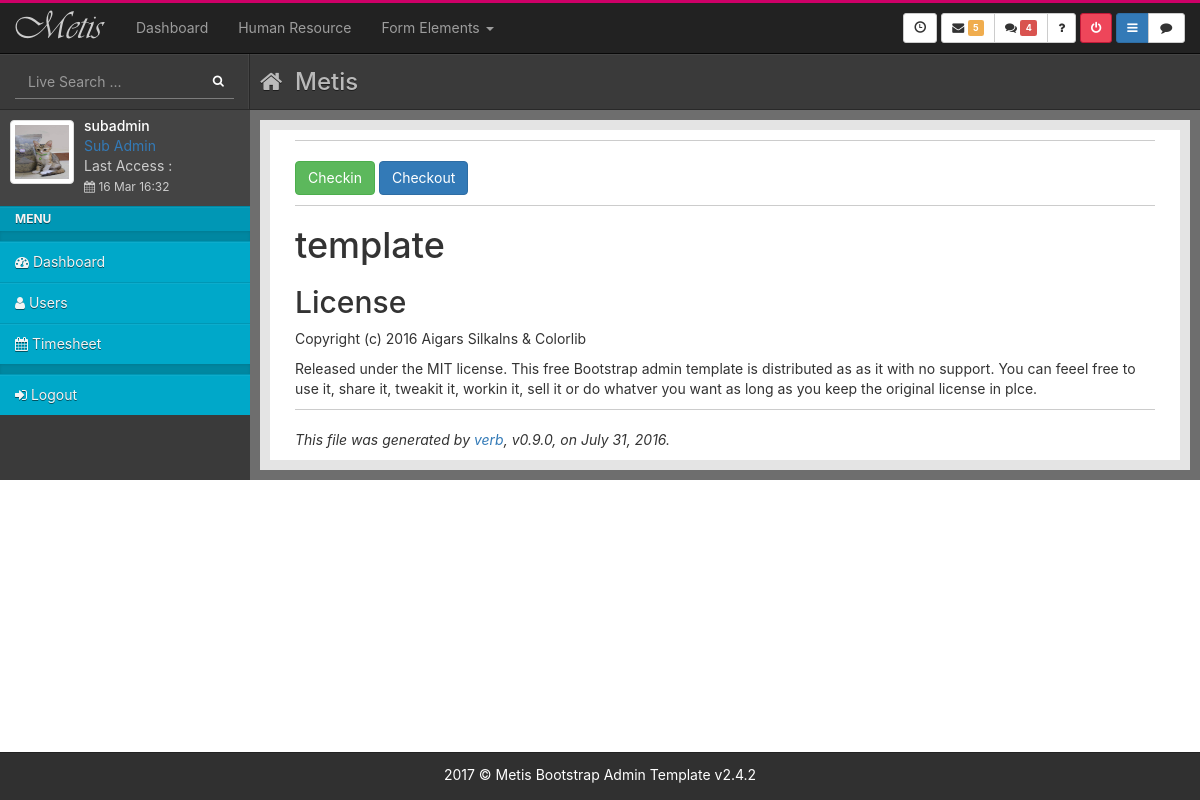
/ (signed in), run on an earlier commit of the app's database.
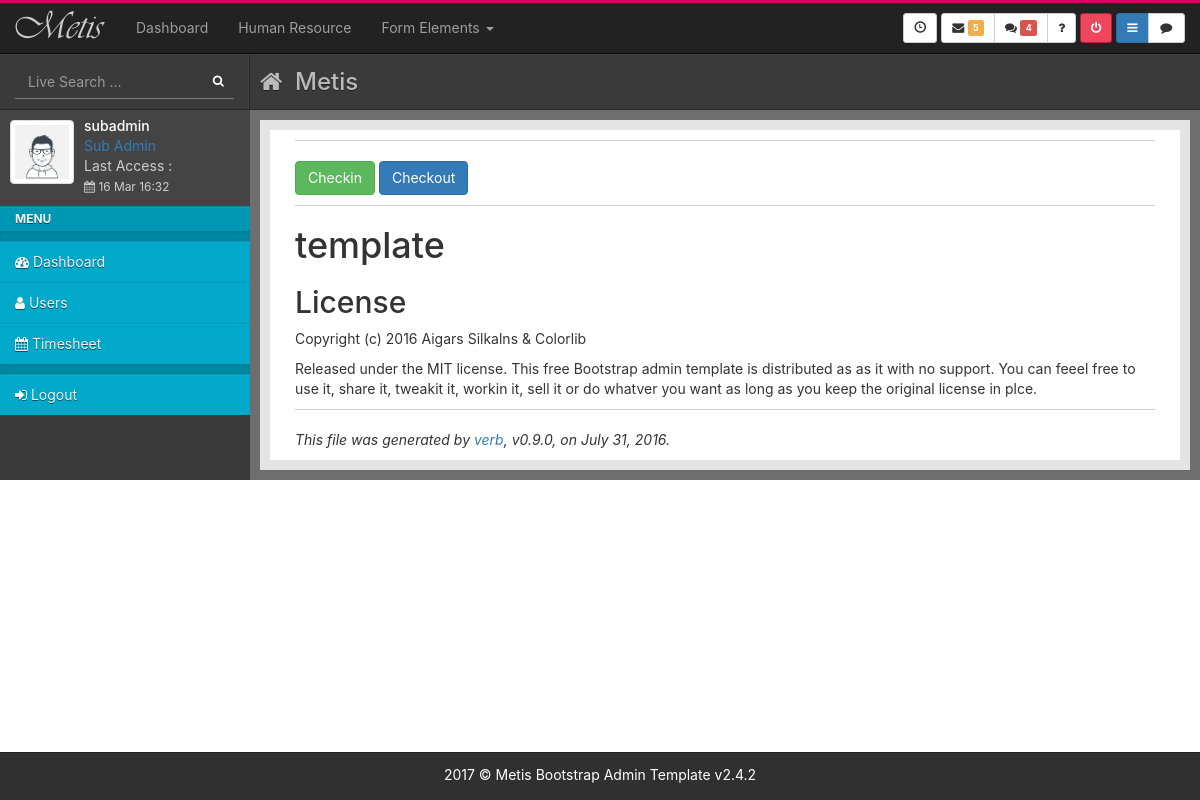
And on a later commit of the database.
### core/models.py (models this page shows, shortened)
class User(AbstractBaseUser, PermissionsMixin):
    username = models.CharField(_("username"), max_length=100, unique=True, validators=[UnicodeUsernameValidator()], error_messages={"unique": _("A user with that username already exists."),})
    email = models.EmailField(_("email address"), blank=True)
    is_staff = models.BooleanField(_("staff status"), default=False,)
    is_active = models.BooleanField(_("active"), default=True)
    date_joined = models.DateTimeField(_("date joined"), default=timezone.now)
    objects = UserManager()
    EMAIL_FIELD = "email"
    USERNAME_FIELD = "username"
    class Meta:
        verbose_name = _("user")
        verbose_name_plural = _("users")

class Profile(models.Model):
    user = models.OneToOneField(User, on_delete=models.CASCADE)
    first_name = models.CharField(_("first name"), max_length=100, blank=True)
    last_name = models.CharField(_("last name"), max_length=100, blank=True)    # Surname
    phone = models.CharField(_("phone"), max_length=100, blank=True, null=True)
    birthday = models.DateField(_("birthday"), max_length=10, blank=True, null=True)
    gender = models.CharField(_("gender"), max_length=100, blank=True, choices=GENDER_CHOICES)
    age = models.IntegerField(_("age"), blank=True, null=True)
    address = models.CharField(_("address"), max_length=100, blank=True, null=True)
    avatar = models.ImageField(default='images/avatar_default1.jpg', upload_to='images')
    citizen_identification = models.CharField(_("citizen identification"), max_length=100, blank=True, null=True)
    tax_code = models.CharField(_("tax code"), max_length=100, blank=True, null=True)
    degree = models.CharField(_("degree"), max_length=100, blank=True, null=True, choices=DEGREE_CHOICES)
    certificate = models.TextField(_("certificate"), blank=True, null=True)
    marital_status = models.CharField(_("marital_status"), max_length=100, blank=True, null=True, choices=MARITAL_STATUS_CHOICES)
    license_plates = models.CharField(_("license_plates"), max_length=100, blank=True, null=True,)

### core/views.py (the view)
# urls.py: path('', core_views.index, name='home'),
@login_required
def index(request):
    return render(request, 'index.html')

### templates/index.html (shortened to what this page needs)
{% extends 'base.html' %}
{% block content %}
<div id="content">
    <div class="outer">
      <div class="inner bg-light lter">
        <div class="col-lg-12">
          <hr>
          <a href={% url 'checkin' %} class="btn btn-success">Checkin</a>
          <a href={% url 'checkout' %} class="btn btn-primary">Checkout</a>
          <hr>
          <h1>template</h1>
          <h2>License</h2>
          <p>Copyright (c) 2016 Aigars Silkalns & Colorlib</p>
          <p>Released under the MIT license. This free Bootstrap admin template is distributed as as it with no
            support. You can feeel free to use it, share it, tweakit it, workin it, sell it or do whatver you want as
            long as you keep the original license in plce.</p>
          <hr>
          <p><em>This file was generated by <a href="https://github.com/verbose/verb">verb</a>, v0.9.0, on July 31,
              2016.</em></p>
        </div>
      </div>
    </div>
  </div>
{% endblock content %}

### templates/includes/sidebar.html (shortened to what this page needs)
{% load static %}
<div id="left">
    <div class="media user-media bg-dark dker">
      <div class="user-wrapper bg-dark">
        <a class="user-link" href="">
          <img class="media-object img-thumbnail user-img" style="width: 64px; height: 64px;" alt="User Picture" src="{{request.user.profile.avatar.url}}">
        </a>
        <div class="media-body">
          <h5 class="media-heading">{{request.user.username}}</h5>
          <ul class="list-unstyled user-info">
            <li><a href="">{{ request.user.groups.all.0 }}</a></li>
            <li>Last Access : <br>
              <small><i class="fa fa-calendar"></i>&nbsp;16 Mar 16:32</small>
            </li>
          </ul>
        </div>
      </div>
    </div>
    <ul id="menu" class="bg-blue dker">
      <li class="nav-header">Menu</li>
      <li class="nav-divider"></li>
      <li class="">
        <a href="{% url 'dashboard' %}">
          <i class="fa fa-dashboard"></i><span class="link-title">&nbsp;Dashboard</span>
        </a>
      </li>
      <li>
        <a href="{% url 'users-list' %}">
          <i class="fa fa-user"></i>
          <span class="link-title">
            Users
          </span>
        </a>
      </li>
      <li>
        <a href="#">
          <i class="fa fa-calendar"></i>
          <span class="link-title">
            Timesheet
          </span>
        </a>
      </li>
      <li class="nav-divider"></li>
      <li>
        <a href="{% url 'logout' %}">
          <i class="fa fa-sign-in"></i>
          <span class="link-title">
            Logout
          </span>
        </a>
      </li>
    </ul>
  </div>

What changed in the data, as far as the page shows it:
changed User "subadmin": user.profile.avatar: picture added in place of a placeholder
